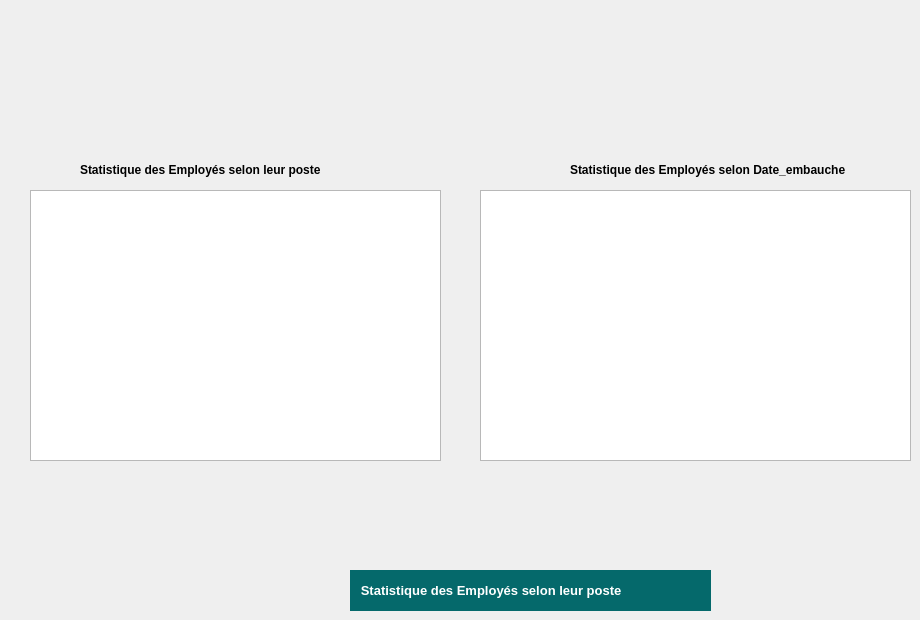
     <widget class="QWidget" name="tab_8">
      <attribute name="title">
       <string>Statistique</string>
      </attribute>
      <widget class="QLabel" name="label_58">
       <property name="geometry">
        <rect>
         <x>350</x>
         <y>570</y>
         <width>361</width>
         <height>41</height>
        </rect>
       </property>
       <property name="palette">
        <palette>
         <active>
          <colorrole role="WindowText">
           <brush brushstyle="SolidPattern">
            <color alpha="255">
             <red>255</red>
             <green>255</green>
             <blue>255</blue>
            </color>
           </brush>
          </colorrole>
          <colorrole role="Button">
           <brush brushstyle="SolidPattern">
            <color alpha="255">
             <red>5</red>
             <green>105</green>
             <blue>107</blue>
            </color>
           </brush>
          </colorrole>
          <colorrole role="Text">
           <brush brushstyle="SolidPattern">
            <color alpha="255">
             <red>255</red>
             <green>255</green>
             <blue>255</blue>
            </color>
           </brush>
          </colorrole>
          <colorrole role="ButtonText">
           <brush brushstyle="SolidPattern">
            <color alpha="255">
             <red>255</red>
             <green>255</green>
             <blue>255</blue>
            </color>
           </brush>
          </colorrole>
          <colorrole role="Base">
           <brush brushstyle="SolidPattern">
            <color alpha="255">
             <red>5</red>
             <green>105</green>
             <blue>107</blue>
            </color>
           </brush>
          </colorrole>
          <colorrole role="Window">
           <brush brushstyle="SolidPattern">
            <color alpha="255">
             <red>5</red>
             <green>105</green>
             <blue>107</blue>
            </color>
           </brush>
          </colorrole>
          <colorrole role="PlaceholderText">
           <brush brushstyle="SolidPattern">
            <color alpha="128">
             <red>255</red>
             <green>255</green>
             <blue>255</blue>
            </color>
           </brush>
          </colorrole>
         </active>
         <inactive>
          <colorrole role="WindowText">
           <brush brushstyle="SolidPattern">
            <color alpha="255">
             <red>255</red>
             <green>255</green>
             <blue>255</blue>
            </color>
           </brush>
          </colorrole>
          <colorrole role="Button">
           <brush brushstyle="SolidPattern">
            <color alpha="255">
             <red>5</red>
             <green>105</green>
             <blue>107</blue>
            </color>
           </brush>
          </colorrole>
          <colorrole role="Text">
           <brush brushstyle="SolidPattern">
            <color alpha="255">
             <red>255</red>
             <green>255</green>
             <blue>255</blue>
            </color>
           </brush>
          </colorrole>
          <colorrole role="ButtonText">
           <brush brushstyle="SolidPattern">
            <color alpha="255">
             <red>255</red>
             <green>255</green>
             <blue>255</blue>
            </color>
           </brush>
          </colorrole>
          <colorrole role="Base">
           <brush brushstyle="SolidPattern">
            <color alpha="255">
             <red>5</red>
             <green>105</green>
             <blue>107</blue>
            </color>
           </brush>
          </colorrole>
          <colorrole role="Window">
           <brush brushstyle="SolidPattern">
            <color alpha="255">
             <red>5</red>
             <green>105</green>
             <blue>107</blue>
            </color>
           </brush>
          </colorrole>
          <colorrole role="PlaceholderText">
           <brush brushstyle="SolidPattern">
            <color alpha="128">
             <red>255</red>
             <green>255</green>
             <blue>255</blue>
            </color>
           </brush>
          </colorrole>
         </inactive>
         <disabled>
          <colorrole role="WindowText">
           <brush brushstyle="SolidPattern">
            <color alpha="255">
             <red>255</red>
             <green>255</green>
             <blue>255</blue>
            </color>
           </brush>
          </colorrole>
          <colorrole role="Button">
           <brush brushstyle="SolidPattern">
            <color alpha="255">
             <red>5</red>
             <green>105</green>
             <blue>107</blue>
            </color>
           </brush>
          </colorrole>
          <colorrole role="Text">
           <brush brushstyle="SolidPattern">
            <color alpha="255">
             <red>255</red>
             <green>255</green>
             <blue>255</blue>
            </color>
           </brush>
          </colorrole>
          <colorrole role="ButtonText">
           <brush brushstyle="SolidPattern">
            <color alpha="255">
             <red>255</red>
             <green>255</green>
             <blue>255</blue>
            </color>
           </brush>
          </colorrole>
          <colorrole role="Base">
           <brush brushstyle="SolidPattern">
            <color alpha="255">
             <red>5</red>
             <green>105</green>
             <blue>107</blue>
            </color>
           </brush>
          </colorrole>
          <colorrole role="Window">
           <brush brushstyle="SolidPattern">
            <color alpha="255">
             <red>5</red>
             <green>105</green>
             <blue>107</blue>
            </color>
           </brush>
          </colorrole>
          <colorrole role="PlaceholderText">
           <brush brushstyle="SolidPattern">
            <color alpha="128">
             <red>255</red>
             <green>255</green>
             <blue>255</blue>
            </color>
           </brush>
          </colorrole>
         </disabled>
        </palette>
       </property>
       <property name="font">
        <font>
         <pointsize>10</pointsize>
         <bold>true</bold>
        </font>
       </property>
       <property name="styleSheet">
        <string notr="true">background-color: #05696b;
color: white;
</string>
       </property>
       <property name="text">
        <string>   Statistique des Employés selon leur poste</string>
       </property>
      </widget>
      <widget class="QLabel" name="label_59">
       <property name="geometry">
        <rect>
         <x>240</x>
         <y>-40</y>
         <width>441</width>
         <height>411</height>
        </rect>
       </property>
       <property name="text">
        <string/>
       </property>
       <property name="pixmap">
        <pixmap>:/new/prefix1/LAKAHNI__2_-removebg-preview.png</pixmap>
       </property>
       <property name="scaledContents">
        <bool>true</bool>
       </property>
      </widget>
      <widget class="QGraphicsView" name="stat_2">
       <property name="geometry">
        <rect>
         <x>30</x>
         <y>190</y>
         <width>411</width>
         <height>271</height>
        </rect>
       </property>
       <property name="styleSheet">
        <string notr="true">background-color: #FFFFF;</string>
       </property>
      </widget>
      <widget class="QLabel" name="label_60">
       <property name="geometry">
        <rect>
         <x>80</x>
         <y>160</y>
         <width>291</width>
         <height>20</height>
        </rect>
       </property>
       <property name="font">
        <font>
         <bold>true</bold>
        </font>
       </property>
       <property name="text">
        <string>Statistique des Employés selon leur poste</string>
       </property>
      </widget>
      <widget class="QGraphicsView" name="stat1_2">
       <property name="geometry">
        <rect>
         <x>480</x>
         <y>190</y>
         <width>431</width>
         <height>271</height>
        </rect>
       </property>
       <property name="styleSheet">
        <string notr="true">background-color: #FFFFF;</string>
       </property>
      </widget>
      <widget class="QLabel" name="label_61">
       <property name="geometry">
        <rect>
         <x>570</x>
         <y>160</y>
         <width>331</width>
         <height>20</height>
        </rect>
       </property>
       <property name="font">
        <font>
         <bold>true</bold>
        </font>
       </property>
       <property name="text">
        <string>Statistique des Employés selon Date_embauche</string>
       </property>
      </widget>
     </widget>
